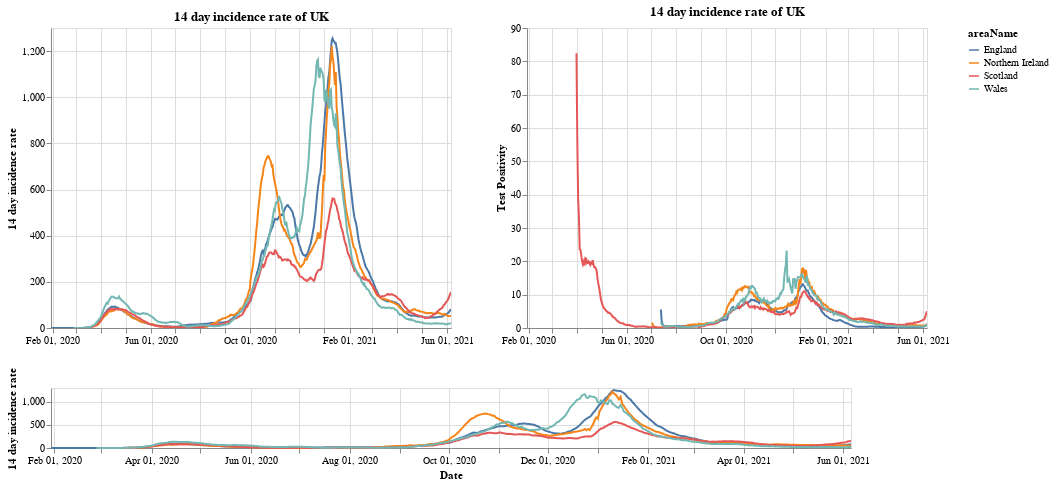

Notebook source saved alongside this figure:
### Markdown cell above
# Plots

First a plot with each country in the UK. The top right shows the positivity rate for (which is the percentage of registered tests which were positive) while the top left is the 14 day incidence rate. The bottom chart can be used to select the timeframe (does not work on a mobile device).

### Code cell
#collapse
brush = alt.selection(type='interval', name='DateBrush',encodings=['x'],fields=['Time'])
leg_selection = alt.selection_multi(fields=['areaName'], bind='legend')

base = alt.Chart(uk_cases).mark_line().encode(
    x=alt.X("yearmonthdate(date):T", axis=alt.Axis(title='Date')),
    y=alt.Y("twoWeeklyCasesRate:Q", axis=alt.Axis(title='14 day incidence rate')),
    tooltip=['areaName', 'date','twoWeeklyCasesRate', 'testPositivity'],
    color='areaName',
    opacity=alt.condition(leg_selection, alt.value(2), alt.value(0.1))
).add_selection(leg_selection).properties(width=400)

upper = base.encode(alt.X('yearmonthdate(date):T', axis=alt.Axis(title=''),
                         scale=alt.Scale(domain=brush))
                   ).properties(title=f'14 day incidence rate of UK')
upper_right = upper.encode(alt.Y('testPositivity:Q', axis=alt.Axis(title='Test Positivity')))
lower = base.properties(height=60, width = 800).add_selection(brush)

(upper | upper_right) & lower

### Figure 1 — Vega-Lite specification as saved in the notebook (floating-point values rounded to 4 significant figures; data arrays with more than 128 entries replaced by an {"elided": "..."} marker saying what was removed)
{"config": {"view": {"continuousWidth": 400, "continuousHeight": 300}}, "vconcat": [{"hconcat": [{"mark": "line", "encoding": {"color": {"type": "nominal", "field": "areaName"}, "opacity": {"condition": {"value": 2, "selection": "selector001"}, "value": 0.1}, "tooltip": [{"type": "nominal", "field": "areaName"}, {"type": "temporal", "field": "date"}, {"type": "quantitative", "field": "twoWeeklyCasesRate"}, {"type": "quantitative", "field": "testPositivity"}], "x": {"type": "temporal", "axis": {"title": ""}, "field": "date", "scale": {"domain": {"selection": "DateBrush"}}, "timeUnit": "yearmonthdate"}, "y": {"type": "quantitative", "axis": {"title": "14 day incidence rate"}, "field": "twoWeeklyCasesRate"}}, "selection": {"selector001": {"type": "multi", "fields": ["areaName"], "bind": "legend"}}, "title": "14 day incidence rate of UK", "width": 400}, {"mark": "line", "encoding": {"color": {"type": "nominal", "field": "areaName"}, "opacity": {"condition": {"value": 2, "selection": "selector001"}, "value": 0.1}, "tooltip": [{"type": "nominal", "field": "areaName"}, {"type": "temporal", "field": "date"}, {"type": "quantitative", "field": "twoWeeklyCasesRate"}, {"type": "quantitative", "field": "testPositivity"}], "x": {"type": "temporal", "axis": {"title": ""}, "field": "date", "scale": {"domain": {"selection": "DateBrush"}}, "timeUnit": "yearmonthdate"}, "y": {"type": "quantitative", "axis": {"title": "Test Positivity"}, "field": "testPositivity"}}, "selection": {"selector001": {"type": "multi", "fields": ["areaName"], "bind": "legend"}}, "title": "14 day incidence rate of UK", "width": 400}]}, {"mark": "line", "encoding": {"color": {"type": "nominal", "field": "areaName"}, "opacity": {"condition": {"value": 2, "selection": "selector001"}, "value": 0.1}, "tooltip": [{"type": "nominal", "field": "areaName"}, {"type": "temporal", "field": "date"}, {"type": "quantitative", "field": "twoWeeklyCasesRate"}, {"type": "quantitative", "field": "testPositivity"}], "x": {"type": "temporal", "axis": {"title": "Date"}, "field": "date", "timeUnit": "yearmonthdate"}, "y": {"type": "quantitative", "axis": {"title": "14 day incidence rate"}, "field": "twoWeeklyCasesRate"}}, "height": 60, "selection": {"selector001": {"type": "multi", "fields": ["areaName"], "bind": "legend"}, "DateBrush": {"type": "interval", "encodings": ["x"], "fields": ["Time"]}}, "width": 800}], "data": {"name": "data-b715cad90ff1b3603822b538029fb0f0"}, "$schema": "https://vega.github.io/schema/vega-lite/v4.8.1.json", "datasets": {"data-b715cad90ff1b3603822b538029fb0f0": {"elided": "1884 records"}}}
